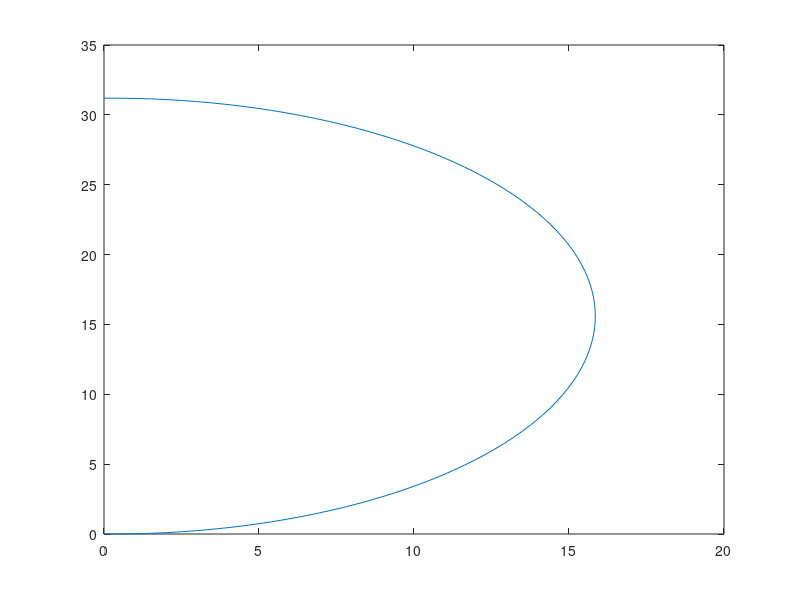

Reproduce this figure in MATLAB. (Note: this script raises an error after producing the figure.)
clc,clear
close all
r=0.5;
N=100;
data=zeros(N,2);
rand('state',sum(clock))
% delta=pi*rand(N-1,1);
delta=pi*linspace(0,1,N-1);
for i=1:N-1
    % delta=8/9*pi*rand(1);
    data(i+1,1)=data(i,1)+r*cos(delta(i));
    data(i+1,2)=data(i,2)+r*sin(delta(i));
end
figure
plot(data(:,1),data(:,2))
save('sim_data1','data')
Distance=Dis_Ana(data);
figure
plot(1:length(Distance),Distance)